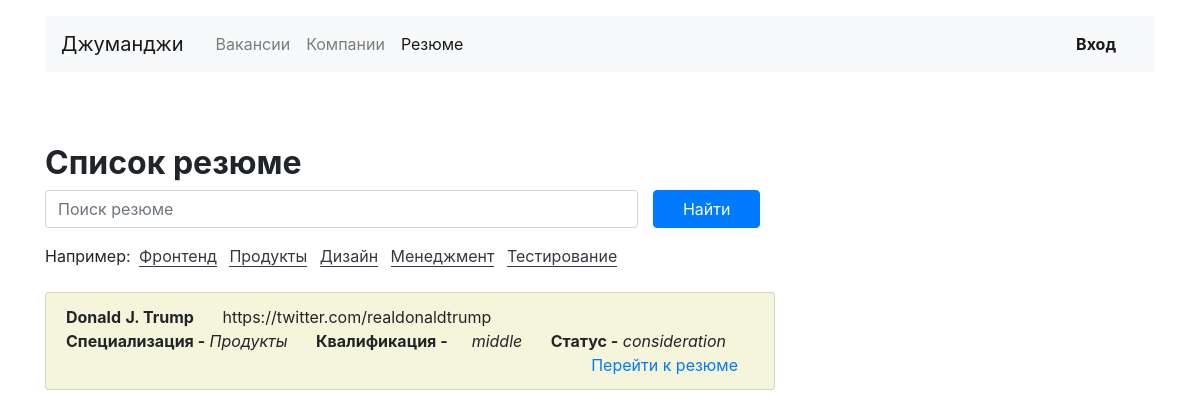
The page /resume_list/ on the database its author committed.
### resume/models.py (models this page shows, shortened)
class Resume(models.Model):
    user = models.OneToOneField(User, verbose_name="Владелец", related_name="resume", on_delete=models.CASCADE,
                                 default=None, blank=True)
    name = models.CharField(max_length=200, verbose_name="Имя")
    surname = models.CharField(max_length=100, verbose_name="Фамилия")
    status = models.CharField(max_length=255, choices=WorkStatusChoices.choices(), verbose_name="Статус")
    salary = models.IntegerField(verbose_name="Зарплата")
    speciality = models.ForeignKey(Speciality, verbose_name="специализация", related_name="resume", on_delete=models.PROTECT, blank=True)
    grade = models.CharField(max_length=255, choices=GradeChoices.choices(), verbose_name="Квалификация ")
    education = models.CharField(max_length=255, choices=EducationChoices.choices(), verbose_name="Образование")
    experience = models.CharField(max_length=100, verbose_name='Квалификация')
    portfolio = models.URLField(verbose_name='portfolio', blank=True)

### vacancy/models.py (models this page shows)
class Speciality(models.Model):
    code = models.CharField(max_length=20, unique=True)
    title = models.CharField(max_length=20)
    picture = models.ImageField(upload_to='MEDIA_SPECIALITY_IMAGE_DIR', blank=True)
    def __str__(self):
        return self.title

### resume/views.py (the view)
# urls.py: path('resume_list/', ResumeView.as_view(), name='resume_list'),
class ResumeView(View):
    def get(self, request):
        get_url = self.request.META.get('HTTP_REFERER', '/')
        resume = Resume.objects.all()
        context = {'resume': resume,
                   'get_url': get_url, }
        return render(request, 'resume/resume.html', context)

### templates/resume/resume.html
{% extends 'vacancies/base.html' %}
{% block content %}
    <main class="container mt-3 pb-5">
        <div class="row mt-5">
            <div class="col-12 col-lg-8">
                <div class="d-flex align-items-baseline align-content-baseline">
                    <h1 class="h2 mt-4 font-weight-bold">Список резюме</h1>
                </div>
                <form action="{% url 'resume:resume_search' %}" class="form-inline mb-3" method="GET">
                    <div class="form-group col-8 col-md-10 pl-0">
                        <input class="form-control w-100" type="search" placeholder="Поиск резюме"
                               aria-label="Найти резюме" name="name">
                    </div>
                    <div class="form-group col-4 col-md-2 pl-0">
                        <button class="btn btn-primary w-100" type="submit">Найти</button>
                    </div>
                </form>
                <p>
                    Например:
                    <a href="{% url 'resume:resume_search' %}?name=Фронтенд"
                       class="text-dark border-bottom border-dark m-1 text-decoration-none">Фронтенд</a>
                    <a href="{% url 'resume:resume_search' %}?name=Продукты"
                       class="text-dark border-bottom border-dark m-1 text-decoration-none">Продукты</a>
                    <a href="{% url 'resume:resume_search' %}?name=Дизайн"
                       class="text-dark border-bottom border-dark m-1 text-decoration-none">Дизайн</a>
                    <a href="{% url 'resume:resume_search' %}?name=Менеджментг"
                       class="text-dark border-bottom border-dark m-1 text-decoration-none">Менеджмент</a>
                    <a href="{% url 'resume:resume_search' %}?name=Тестирование"
                       class="text-dark border-bottom border-dark m-1 text-decoration-none">Тестирование</a>
                </p>
                <div class="mt-4">
                    {% for res in resume %}
                        <section>
                            <ul class="list-group">
                                <li class="list-group-item" style="background: beige">
                                    <b>{{ res.name }}</b>
                                    <b>{{ res.surname }}</b>
                                    <span class="m-4"><a href="{{ res.portfolio }}"></a>{{ res.portfolio }}</span><br>
                                    <b>Специализация -</b><i> {{ res.speciality }} </i>
                                    <b class="m-4"> Квалификация -</b><span><i>{{ res.grade }}</i></span>
                                    <span class="m-4"><b>Статус -</b><i> {{ res.status }}</i></span>
                                    <span class="float-right mr-3"><a href="{% url 'resume:resume_one' res.pk %}">Перейти к резюме</a> </span>
                                </li>
                            </ul>
                        </section>
                    {% endfor %}</div>
            </div>
        </div>
    </main>
{% endblock %}

### rows shown on the page
Resume: name "Donald", surname "J. Trump", portfolio "https://twitter.com/realdonaldtrump", speciality "Продукты", grade "middle", status "consideration"
